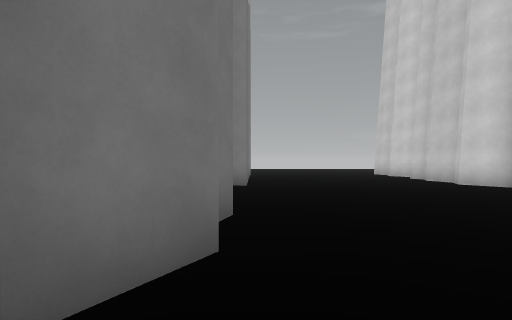
[1] (above)

22 first-person views from a walk through a level from a Godot 3-D game. The camera is 1.4 m above the floor, looks level and sees 75° across. The floor is counted in squares, 2 m on a side. Each view is taken from the middle of a square. On the plan, view 1 faces up. The plan holds only what a view shows up to about 10 squares ahead; the rest is blank. The place goes on beyond the plan.

[2]
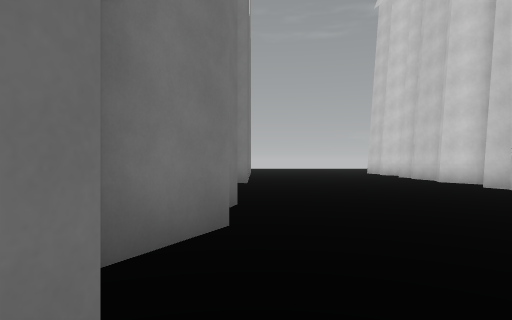

[3]
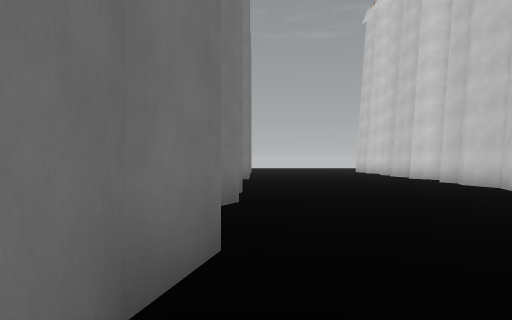

[4]
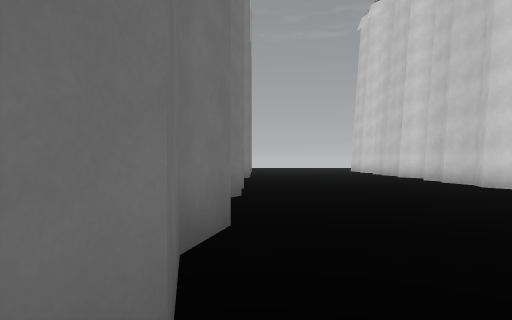

[5]
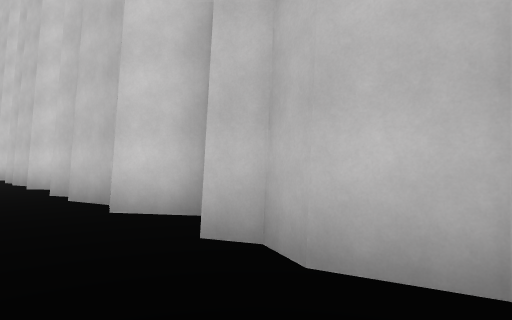

[6]
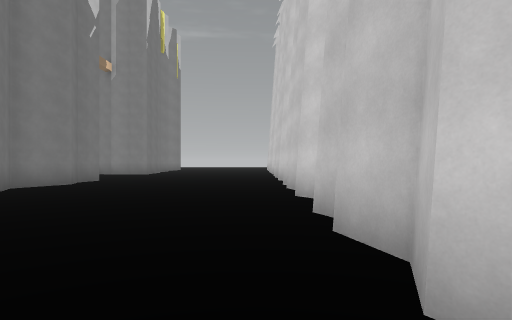

[7]
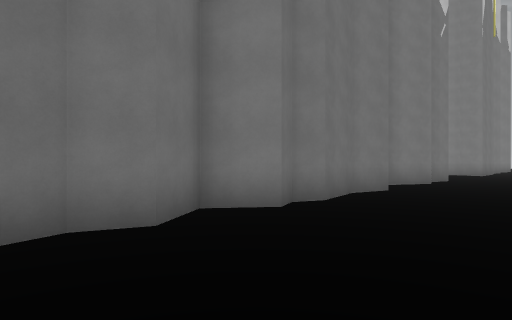

[8]
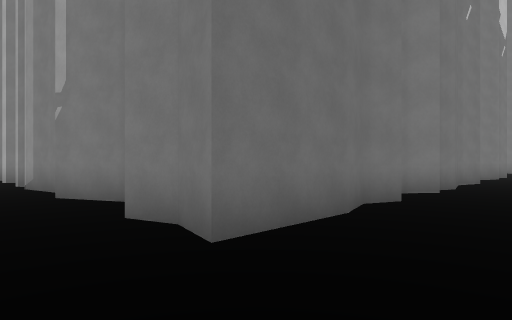

[9]
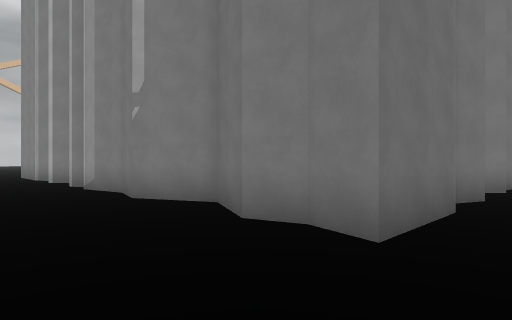

[10]
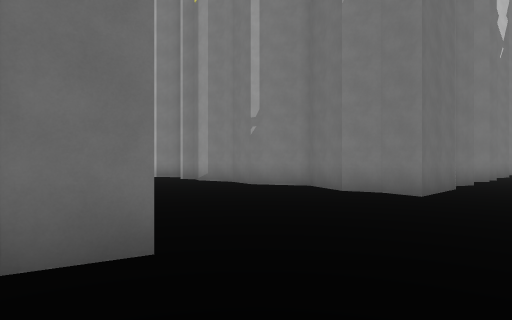

[11]
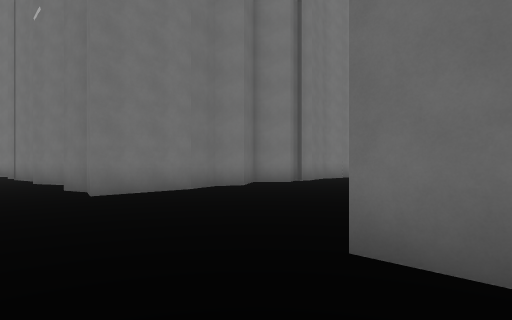

[12]
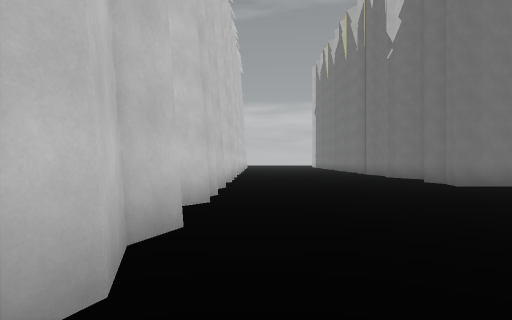

[13]
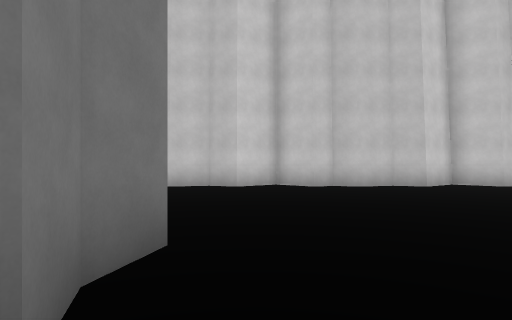

[14]
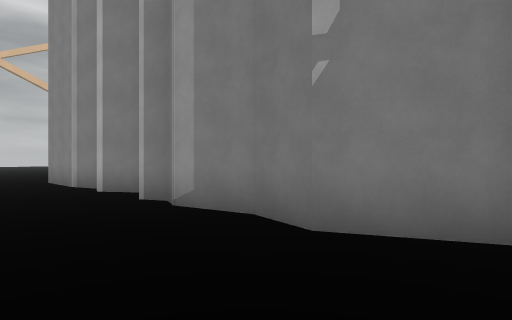

[15]
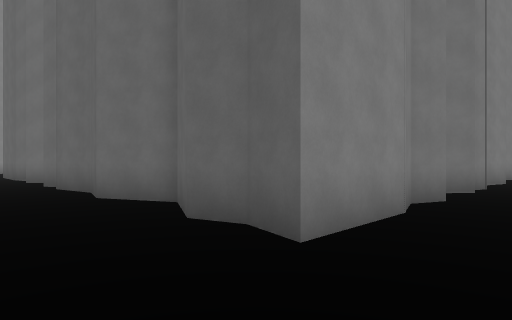

[16]
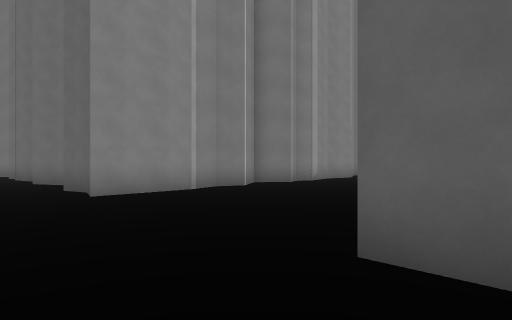

[17]
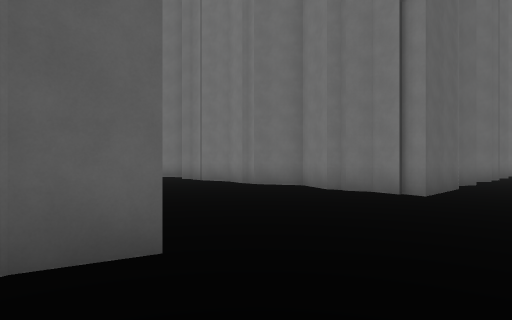

[18]
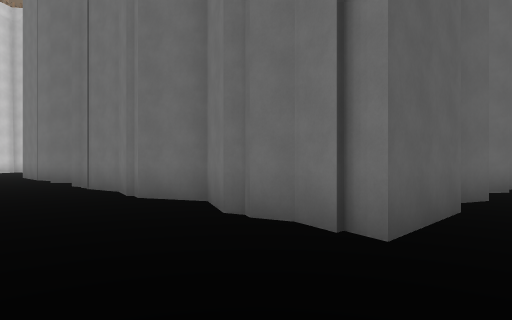

[19]
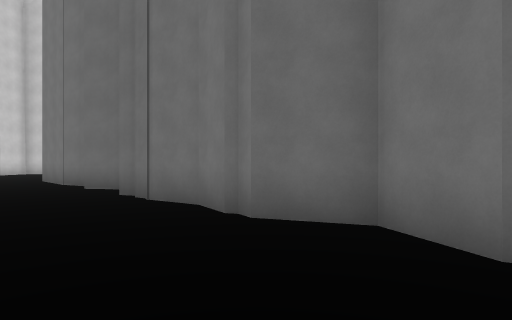

[20]
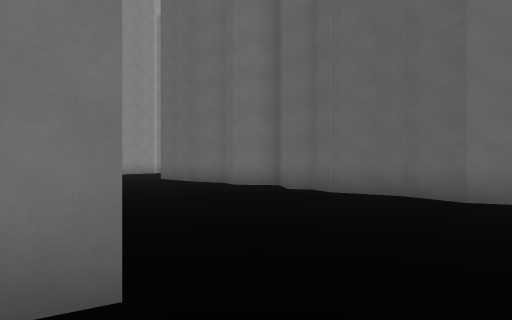

[21]
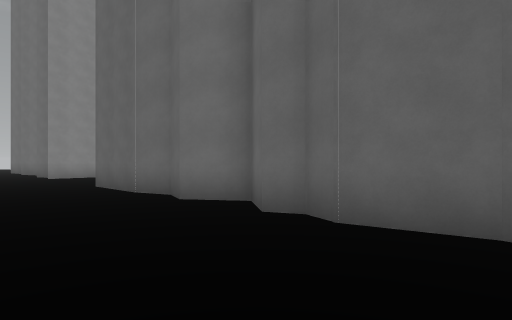

[22]
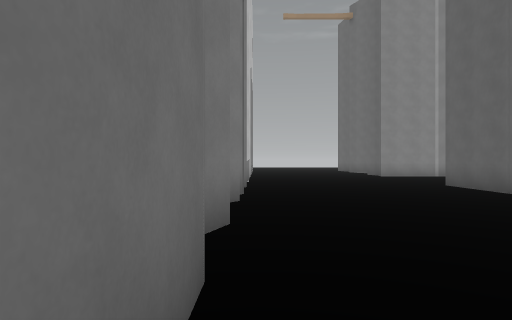

### Floor plan
Points are (right, up) in squares from view 1. A wall is a line through its corners. A room is listed if a view was taken in it or the views show most of it. See-through windows are left out.
Room 1 (views 1, 2, 3, 4, 5, 6, 7, 8, 9, 10, 11, 12, 13, 14, 15, 16, 17, 18, 19, 20, 21, 22)
walls: (-12.4, -10.3) (-14.7, -10.3) (-14.5, -9.4) (-14.7, -8.6) (-14, -7.2) (-14.7, -5.6) (-14.4, -4.5) (-14.7, -3) (-14.5, -2.4) (-14.7, -1.9) (-14, -0.9) (-14.8, 0.2) (-14.5, 0.9) (-14.8, 2); (-20.3, -5.4) (-20.9, -5.2); (-20.3, -3.1) (-20.3, -4.7); (-9.9, -9.7) (-10.7, -10.3) (-11.5, -10) (-12.6, -10.3); (-20.3, -1.4) (-20.5, -1.9); (-14.8, 1.9) (-14.8, 4.2); (-14.8, -18.1) (-14.8, -15.7) (-13.6, -16) (-12.8, -15.7) (-11.4, -16.4) (-9.9, -15.7) (-8.7, -16.1) (-7, -15.7); (-6.7, -15.9) (-6.3, -15.7); (-5.1, -16.3) (-4.3, -15.8) (-3.5, -16.1) (-2.4, -15.8); (-0.3, -7.9) (-0.3, -10.3) (-1.2, -10) (-2, -10.3) (-3.4, -9.5) (-4.9, -10.3) (-6.1, -10) (-7.5, -10.3) (-8.1, -10) (-8.7, -10.3) (-9.3, -9.8); (-2.6, -15.8) (-0.3, -15.8) (-0.5, -16.7) (-0.3, -17.5); (-0.2, -0.3) (-0.6, -1.5) (-0.3, -3) (-0.5, -3.7) (-0.3, -4.2) (-1, -5.2) (-0.3, -6.2) (-0.5, -7) (-0.3, -8); (-0.4, 3.1) (-0.3, 2.6) (-1, 1.2) (-0.6, 0.3); (-0.3, 4.4) (-0.4, 3.8); (6, -5.8) (5.8, -5.5) (6.1, -4.7) (5.8, -3.7) (6, -3.1) (5.8, -2.4); (-0.1, 9) (-0.6, 9.1); (6.6, -1.6) (5.8, -0.5) (6.1, 0.3) (5.8, 1.4); (6, 1.9) (5.8, 2.5); (6.2, 3.9) (5.8, 4.5) (6.1, 5.3) (5.8, 6.3) (6, 6.9) (5.8, 7.5); (5.9, -17.9) (5.8, -17.6) (6.5, -16.6) (5.8, -15.5) (6.1, -14.7) (5.8, -13.7) (6, -13.1) (5.8, -12.5) (6.5, -11.6) (5.8, -10.5) (6.1, -9.7) (5.8, -8.7) (6, -8.2); (6.5, 8.4) (5.7, 9.6)

Positions as (right, up) in squares from view 1, and headings:
1: (0, 0), facing up
2: (0, -1), facing up
3: (0, -3), facing up
4: (0, -4), facing up
5: (4, -5), facing up-right
6: (5, -7), facing up
7: (3, -8), facing up-left
8: (2, -12), facing up-left
9: (1, -13), facing up-left
10: (2, -17), facing up-left
11: (2, -9), facing down-left
12: (5, -7), facing down
13: (-3, -11), facing right
14: (-3, -13), facing up-left
15: (-17, -12), facing up-right
16: (-17, -17), facing up-right
17: (-17, -9), facing down-right
18: (-16, -13), facing down-right
19: (-13, -13), facing down-right
20: (-21, -7), facing up-right
21: (-18, -5), facing up-right
22: (-20, -5), facing up
